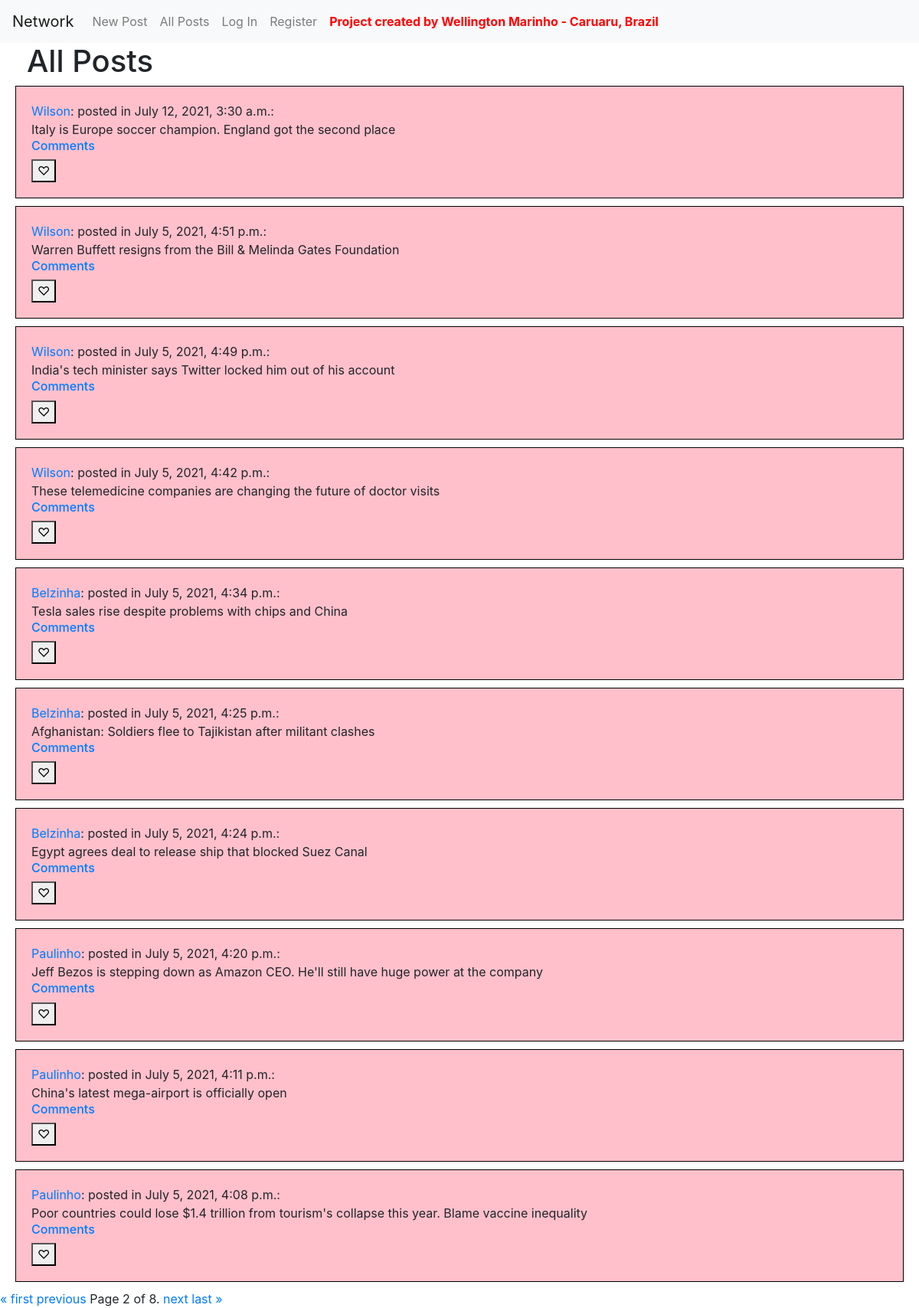
The app's page /all_posts?page=2, older data.
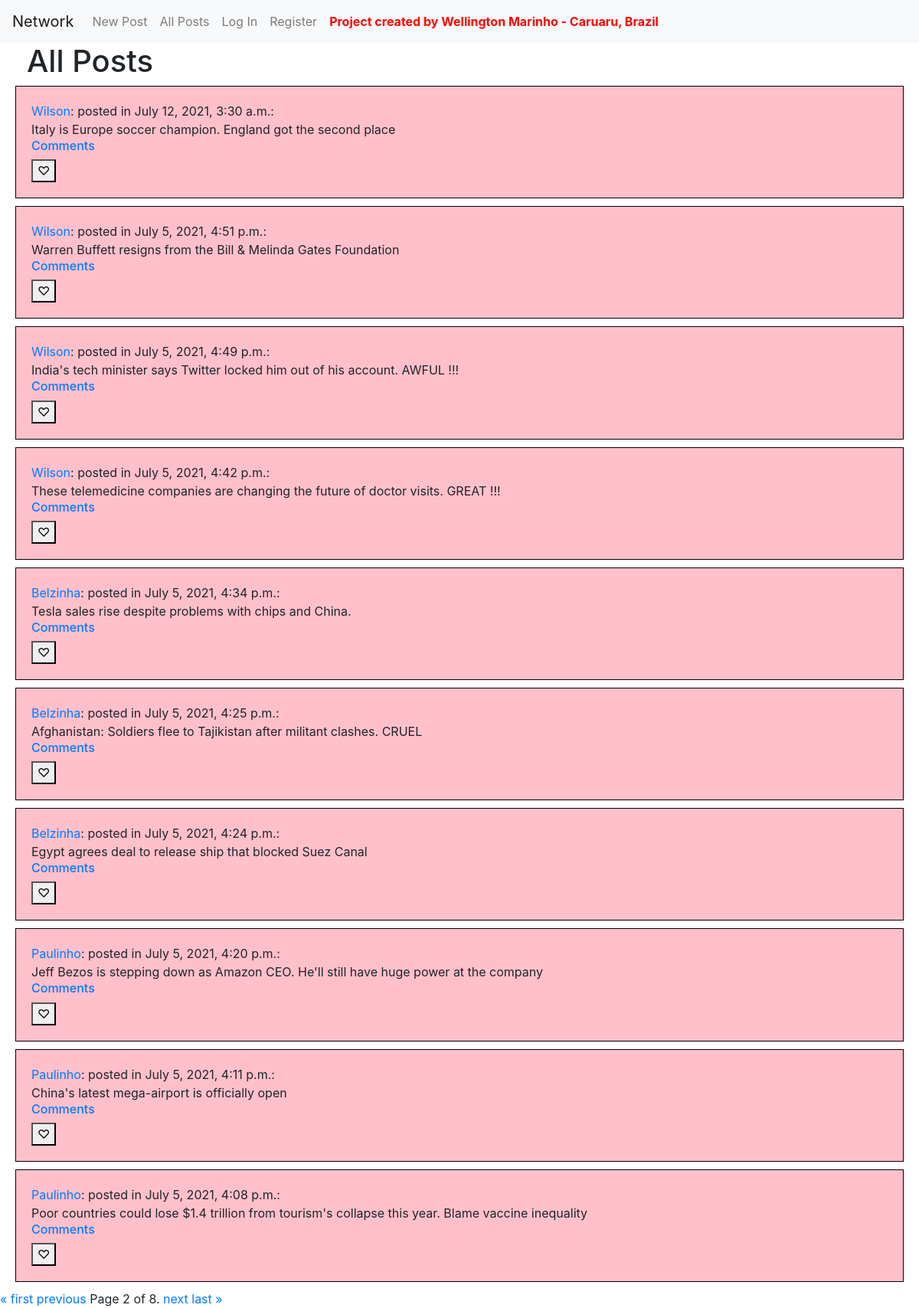
The same page, newer data.
### network/models.py (models this page shows, shortened)
class Post(models.Model):
    content = models.CharField(max_length=264)
    time_of_creation = models.DateTimeField(default=timezone.now)
    creator = models.ForeignKey(User, on_delete=models.CASCADE, related_name="posts")
    now = datetime.now()

class User(AbstractUser):
    pass

### network/views.py (the view)
# urls.py: path("all_posts", views.all_posts, name="all_posts"),
def all_posts(request):
    post_list = Post.objects.all()
    post_list = post_list.order_by("-time_of_creation").all()
    paginator = Paginator(post_list, 10) # Show 10 contacts per page.
    page_number = request.GET.get('page', 1)
    page_obj = paginator.get_page(page_number)
    return render(request, 'network/all_posts.html', {'page_obj': page_obj})

### network/templates/network/all_posts.html (shortened to what this page needs)
{% extends "network/layout.html" %}
{% block body %}
        <h1 style="margin-left: 35px;">All Posts</h1>
        {% for post in page_obj %}
            <div class="well">
                <a href="{% url 'profile' post.creator.id %}">{{ post.creator }}</a>: posted in {{ post.time_of_creation }}: <br> <span id="mycontent{{ post.id }}">{{ post.content }} </span><br>
              <h6><a href="{% url 'comment' post.id %}">Comments</a></h6>
              <button id="paulinho" onclick="plus_like({{ post.id }})">&#9825</button>
            </div>
        {% endfor %}
        <div class="pagination">
            <span class="step-links">
                {% if page_obj.has_previous %}
                    <a href="?page=1">&laquo; first</a>
                    <a href="?page={{ page_obj.previous_page_number }}">previous</a>
                {% endif %}
                <span class="current">
                    Page {{ page_obj.number }} of {{ page_obj.paginator.num_pages }}.
                </span>
                {% if page_obj.has_next %}
                    <a href="?page={{ page_obj.next_page_number }}">next</a>
                    <a href="?page={{ page_obj.paginator.num_pages }}">last &raquo;</a>
                {% endif %}
            </span>
        </div>
{% endblock %}

### network/templates/network/layout.html (shortened to what this page needs)
{% load static %}
<!DOCTYPE html>
<html lang="en">
    <head>
        <link rel="stylesheet" href="https://stackpath.bootstrapcdn.com/bootstrap/4.4.1/css/bootstrap.min.css">
        <link href="{% static 'network/styles.css' %}" rel="stylesheet">
    </head>
    <body>
        <nav class="navbar navbar-expand-lg navbar-light bg-light">
            <a class="navbar-brand" href="#">Network</a>
            <div>
              <ul class="navbar-nav mr-auto">
                <li class="nav-item">
                  <a class="nav-link" href="{% url 'index' %}">New Post</a>
                </li>
                <li class="nav-item">
                  <a class="nav-link" href="{% url 'all_posts' %}">All Posts</a>
                </li>
                {% if user.is_authenticated %}
                    <li class="nav-item">
                        <a class="nav-link" href="{% url 'follower_index' %}">Following</a>
                    </li>
                    <li class="nav-item">
                        <a class="nav-link" href="{% url 'logout' %}">Log Out</a>
                    </li>
                {% else %}
                    <li class="nav-item">
                        <a class="nav-link" href="{% url 'login' %}">Log In</a>
                    </li>
                    <li class="nav-item">
                        <a class="nav-link" href="{% url 'register' %}">Register</a>
                    </li>
                {% endif %}
                <li class="nav-item">
                    <a class="nav-link" href="#"><strong style="color: red;">Project created by Wellington Marinho - Caruaru, Brazil</strong></a>
                </li>
              </ul>
            </div>
          </nav>
        <div class="body">
            {% block body %}
            {% endblock %}
        </div>
    </body>
</html>

### network/templates/network/layout.html (style rules this page uses)
.well { background-color: pink; border: 1px solid black; padding: 20px; margin-bottom: 10px; margin-left: 20px; margin-right: 20px; }

Row changes from the older to the newer data that the page shows:
changed Post: content "India's tech minister says Twitter locked him out of his account" → "India's tech minister says Twitter locked him out of his account. AWFUL !!!"
changed Post: content "These telemedicine companies are changing the future of doctor visits" → "These telemedicine companies are changing the future of doctor visits. GREAT !!!"
changed Post: content "Tesla sales rise despite problems with chips and China" → "Tesla sales rise despite problems with chips and China."
changed Post: content "Afghanistan: Soldiers flee to Tajikistan after militant clashes" → "Afghanistan: Soldiers flee to Tajikistan after militant clashes. CRUEL"
